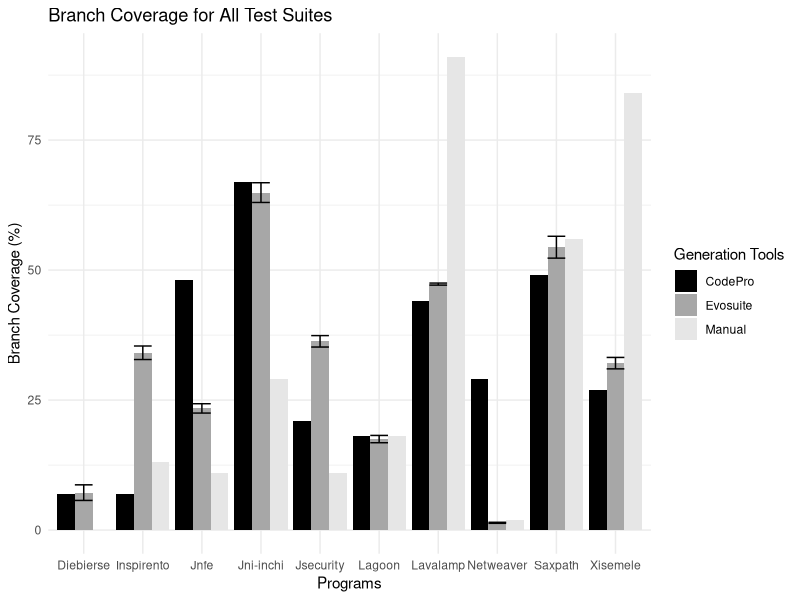
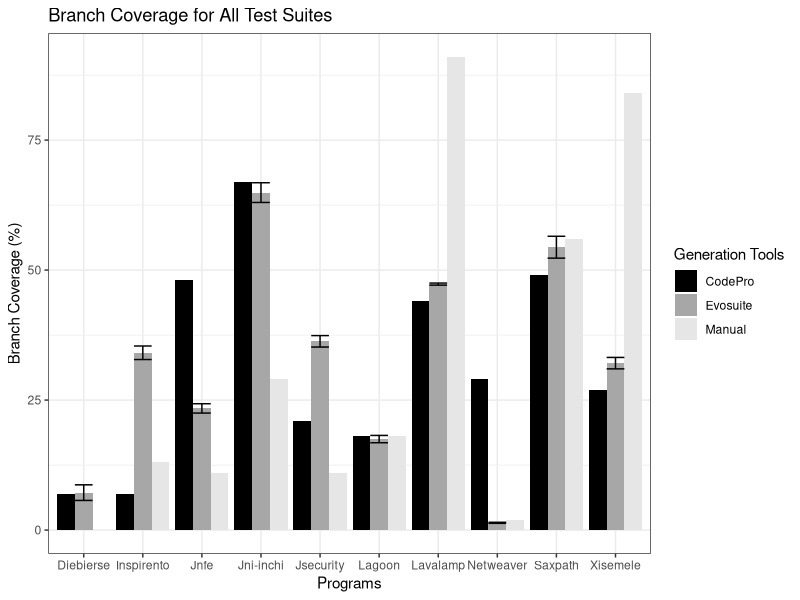

The R source for these figures, in order:
library("ggplot2")
library(reshape2)
DoubleChecksoniTrust <- read.csv("BranchCoverage.csv")
mydata <- DoubleChecksoniTrust

limits <- aes(ymax = mydata$upper, ymin = mydata$lower)
p = (ggplot(data = mydata, aes(x = variable, fill = Program, y = value)) + geom_bar(position = "dodge",
    stat = "identity") + geom_errorbar(limits, width = 0.9, position = "dodge")+ theme_minimal()+labs(title="Branch Coverage for All Test Suites", x = "Programs", y="Branch Coverage (%)"))
p = p + guides(fill=guide_legend(title="Generation Tools"))
(p = p + scale_fill_grey(start = 0, end = .9))
p = p +theme_bw()

ggsave("BranchCoverage.pdf", height = 7, width = 17)
